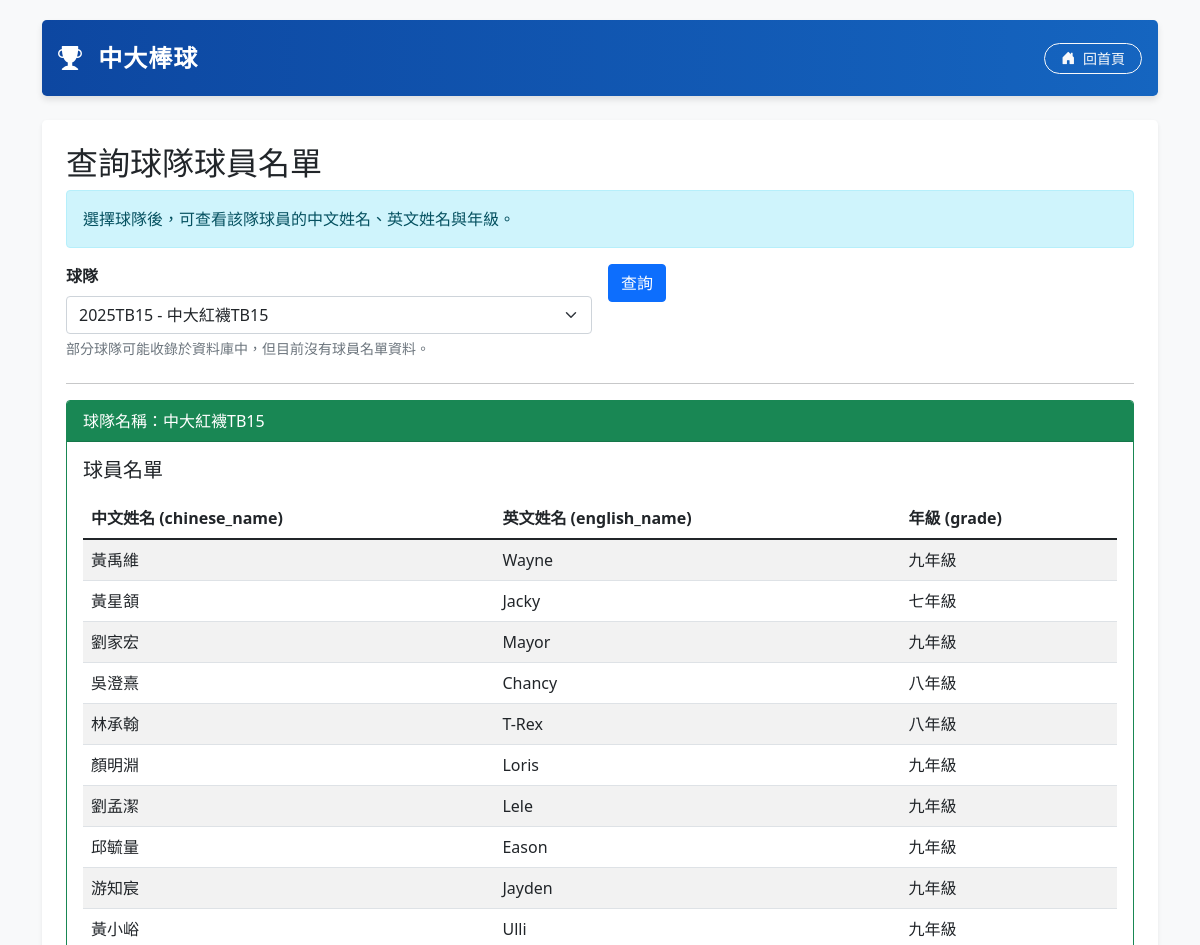
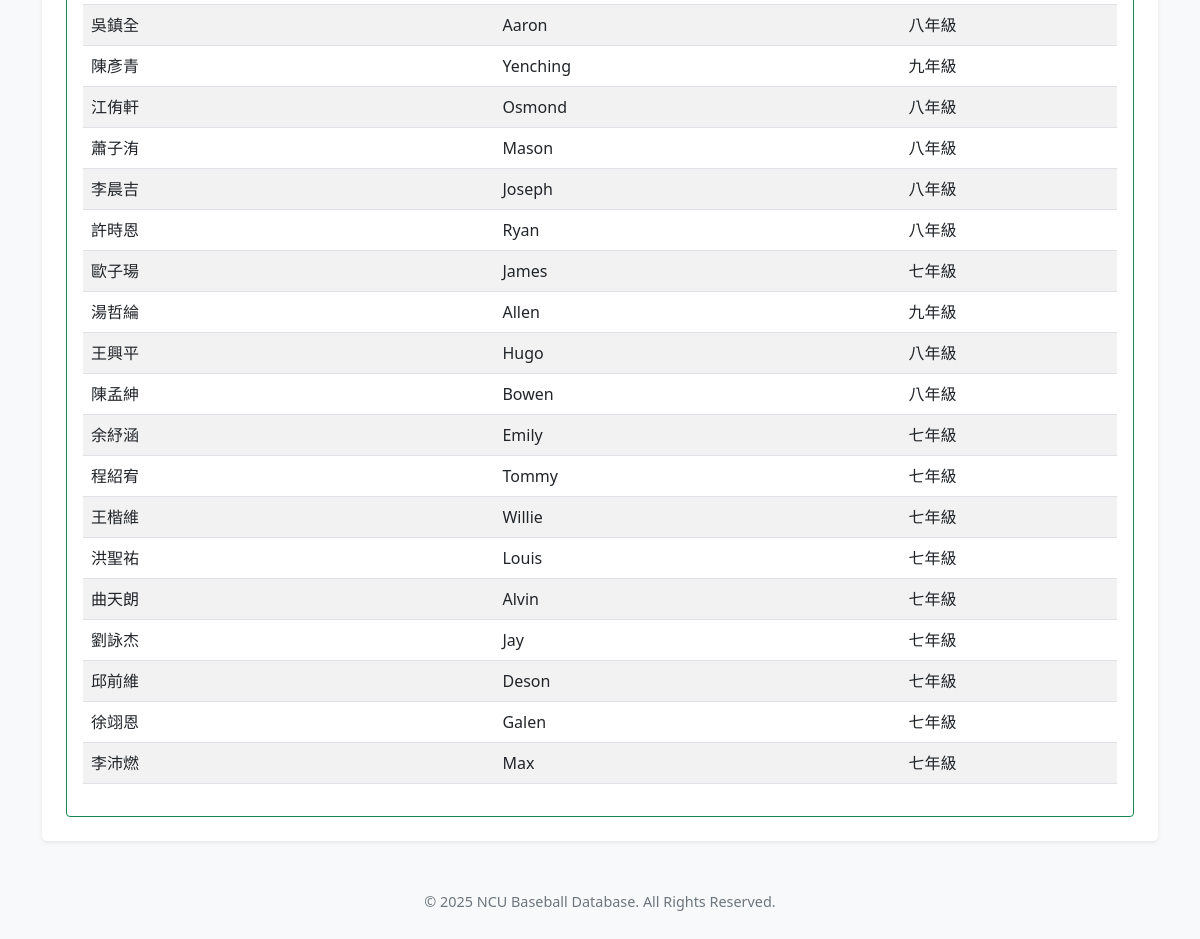
Page /team_players?team_id=2025TB15 on the committed database (2 pictures, top to bottom).
### tables this page shows
CREATE TABLE TEAM (
        team_id TEXT PRIMARY KEY,
        year INTEGER,
        level TEXT,
        team_code TEXT,
        team_name TEXT,
        timeslot TEXT,
        place TEXT,
        timeslot_night TEXT,
        place_night TEXT,
        timeslot_rain TEXT,
        place_rain TEXT
    );

CREATE TABLE PLAYER (
        family_id TEXT,
        serial_number TEXT,
        year INTEGER,
        chinese_name TEXT,
        english_name TEXT,
        grade TEXT,
        school_name TEXT,
        jersey_number TEXT,
        sibling TEXT,
        team_id TEXT,
        PRIMARY KEY (family_id, serial_number, year),
        FOREIGN KEY (team_id) REFERENCES TEAM (team_id)
    );

### main.py (the view)
@app.route('/team_players', methods=['GET'])
def search_team_players():
    team_id = request.args.get('team_id')
    result = None
    error = None
    team_options = db_util.get_team_options()
    if team_id:
        team_id = team_id.strip()
        result = db_util.query_team_players(team_id)
        if not result:
            if db_util.team_exists(team_id):
                error = "資料庫中有這支球隊，但目前沒有球員名單資料。"
            else:
                error = "查無這支球隊。"
    return render_template('team_players.html', result=result, search_id=team_id, error=error, team_options=team_options)

### db_util.py (called while the page is built)
def get_db_connection():
    conn = sqlite3.connect(DB_NAME)
    conn.row_factory = sqlite3.Row
    return conn

def _team_display_label(team_id, team_name):
    if team_name:
        return f"{team_id} - {team_name}"
    return team_id

def get_team_options():
    conn = get_db_connection()
    cursor = conn.cursor()
    query = '''
    SELECT team_id, team_name, year, level
    FROM TEAM
    WHERE team_id IS NOT NULL AND team_id != ''
    ORDER BY year DESC, level, team_name
    '''
    cursor.execute(query)
    rows = cursor.fetchall()
    conn.close()
    return [
        {
            'team_id': row['team_id'],
            'team_name': row['team_name'],
            'display_label': _team_display_label(row['team_id'], row['team_name']),
            'year': row['year'],
            'level': row['level']
        }
        for row in rows
    ]

def query_team_players(team_id):
    conn = get_db_connection()
    cursor = conn.cursor()
    query = '''
    SELECT
        T.team_name,
        PL.chinese_name,
        PL.english_name,
        PL.grade
    FROM TEAM T
    JOIN PLAYER PL ON T.team_id = PL.team_id
    WHERE T.team_id = ?
    '''
    cursor.execute(query, (team_id,))
    rows = cursor.fetchall()
    conn.close()
    if not rows:
        return None
    result = {
        'team_name': rows[0]['team_name'] or team_id,
        'players': []
    }
    for row in rows:
        result['players'].append({
            'chinese_name': row['chinese_name'],
            'english_name': row['english_name'],
            'grade': row['grade']
        })
    return result

### templates/team_players.html (shortened to what this page needs)
{% extends "layout.html" %}
{% block content %}
<h2>查詢球隊球員名單</h2>
<div class="alert alert-info">
    選擇球隊後，可查看該隊球員的中文姓名、英文姓名與年級。
</div>
<form class="row g-3 mb-4">
    <div class="col-md-6">
        <label class="form-label fw-bold">球隊</label>
        <select name="team_id" class="form-select" required>
            {% for team in team_options %}
            <option value="{{ team.team_id }}" {% if search_id == team.team_id %}selected{% endif %}>
                {{ team.display_label }}
            </option>
            {% endfor %}
        </select>
        <div class="form-text">部分球隊可能收錄於資料庫中，但目前沒有球員名單資料。</div>
    </div>
    <div class="col-auto">
        <button type="submit" class="btn btn-primary">查詢</button>
    </div>
</form>
<hr>
{% if result %}
    <div class="card border-success">
        <div class="card-header bg-success text-white">
            球隊名稱：{{ result.team_name }}
        </div>
        <div class="card-body">
            <h5 class="card-title mb-3">球員名單</h5>
            <table class="table table-hover table-striped">
                <thead>
                    <tr>
                        <th>中文姓名 (chinese_name)</th>
                        <th>英文姓名 (english_name)</th>
                        <th>年級 (grade)</th>
                    </tr>
                </thead>
                <tbody>
                    {% for player in result.players %}
                    <tr>
                        <td>{{ player.chinese_name }}</td>
                        <td>{{ player.english_name }}</td>
                        <td>{{ player.grade }}</td>
                    </tr>
                    {% else %}
                    <tr>
                        <td colspan="3" class="text-center">此球隊目前沒有球員資料</td>
                    </tr>
                    {% endfor %}
                </tbody>
            </table>
        </div>
    </div>
{% elif error %}
    <div class="alert alert-danger">{{ error }}</div>
{% endif %}
{% endblock %}

### templates/layout.html (style rules this page uses)
body { padding-top: 20px; padding-bottom: 40px; background-color: #f8f9fa; }

### rows in the picture
TEAM: team_name "中大紅襪TB15"
PLAYER: chinese_name "黃禹維", english_name "Wayne", grade "九年級"
PLAYER: chinese_name "黃星頷", english_name "Jacky", grade "七年級"
PLAYER: chinese_name "劉家宏", english_name "Mayor", grade "九年級"
PLAYER: chinese_name "吳澄熹", english_name "Chancy", grade "八年級"
PLAYER: chinese_name "林承翰", english_name "T-Rex", grade "八年級"
PLAYER: chinese_name "顏明淵", english_name "Loris", grade "九年級"
PLAYER: chinese_name "劉孟潔", english_name "Lele", grade "九年級"
PLAYER: chinese_name "邱毓量", english_name "Eason", grade "九年級"
PLAYER: chinese_name "游知宸", english_name "Jayden", grade "九年級"
PLAYER: chinese_name "黃小峪", english_name "Ulli", grade "九年級"
PLAYER: chinese_name "吳鎮全", english_name "Aaron", grade "八年級"
PLAYER: chinese_name "陳彥青", english_name "Yenching", grade "九年級"
PLAYER: chinese_name "江侑軒", english_name "Osmond", grade "八年級"
PLAYER: chinese_name "蕭子洧", english_name "Mason", grade "八年級"
PLAYER: chinese_name "李晨吉", english_name "Joseph", grade "八年級"
PLAYER: chinese_name "許時恩", english_name "Ryan", grade "八年級"
PLAYER: chinese_name "歐子瑒", english_name "James", grade "七年級"
PLAYER: chinese_name "湯哲綸", english_name "Allen", grade "九年級"
PLAYER: chinese_name "王興平", english_name "Hugo", grade "八年級"
PLAYER: chinese_name "陳孟紳", english_name "Bowen", grade "八年級"
PLAYER: chinese_name "余紓涵", english_name "Emily", grade "七年級"
PLAYER: chinese_name "程紹宥", english_name "Tommy", grade "七年級"
PLAYER: chinese_name "王楷維", english_name "Willie", grade "七年級"
PLAYER: chinese_name "洪聖祐", english_name "Louis", grade "七年級"
PLAYER: chinese_name "曲天朗", english_name "Alvin", grade "七年級"
PLAYER: chinese_name "劉詠杰", english_name "Jay", grade "七年級"
PLAYER: chinese_name "邱前維", english_name "Deson", grade "七年級"
PLAYER: chinese_name "徐翊恩", english_name "Galen", grade "七年級"
PLAYER: chinese_name "李沛燃", english_name "Max", grade "七年級"

### other values in the picture
form field team_id "2025TB15 - 中大紅襪TB15"
